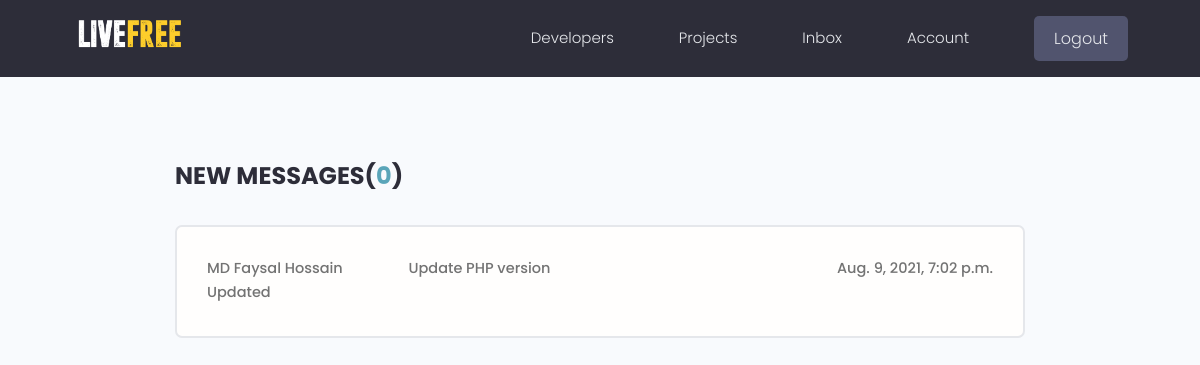
The app's page /inbox (signed in) with its own data.
### users/models.py (models this page shows, shortened)
class Message(models.Model):
    sender = models.ForeignKey(
        Profile, on_delete=models.SET_NULL, null=True, blank=True)
    recipient = models.ForeignKey(
        Profile, on_delete=models.SET_NULL, null=True, blank=True, related_name="messages")
    name = models.CharField(max_length=200, null=True, blank=True)
    email = models.EmailField(max_length=200, null=True, blank=True)
    subject = models.CharField(max_length=200, null=True, blank=True)
    body = models.TextField()
    is_read = models.BooleanField(default=False, null=True)
    created = models.DateTimeField(auto_now_add=True)
    id = models.UUIDField(default=uuid.uuid4, unique=True,
                          primary_key=True, editable=False)
    class Meta:
        ordering = ['is_read', '-created']

### users/views.py (the view)
# urls.py: path('inbox', views.inbox, name="inbox"),
@login_required(login_url='login')
def inbox(request):
    profile = request.user.profile
    messageRequests = profile.messages.all()
    unreadCount = messageRequests.filter(is_read=False).count()
    context = {'messageRequests': messageRequests, 'unreadCount': unreadCount}
    return render(request, 'users/inbox.html', context)

### users/templates/users/inbox.html
{% extends 'main.html' %}
{% block content %}
<main class="inbox my-xl">
  <div class="content-box">
    <h3 class="inbox__title">New Messages(<span>{{unreadCount}}</span>)</h3>
    <ul class="messages">
      {% for message in messageRequests %}
      {% if message.is_read == False %}
      <li class="message message--unread">
        {% else %}
      <li class="message">
        {% endif %}
        <a href="{% url 'message' message.id %}">
          <span class="message__author">{{message.name}}</span>
          <span class="message__subject">{{message.subject}}</span>
          <span class="message__date">{{message.created}}</span>
        </a>
      </li>
      {% endfor %}
    </ul>
  </div>
</main>
{% endblock content %}

### static/styles/app.css (style rules this page uses)
:root { --color-sub: #2d2d39; }
.content-box { width: 95%; max-width: 85rem; margin: 0 auto; }
.inbox { height: 90vh; }
.inbox__title, .inbox__title span { font-size: 2.4rem; font-weight: 700; color: var(--color-sub); text-transform: uppercase; text-align: left; margin-bottom: 3rem; }
.inbox__title span { color: var(--color-main); }
.messages { list-style: none; background: var(--color-white); padding: 0.5rem 3rem; border: 2px solid var(--color-light); border-radius: 0.7rem; }
.message { padding: 2.5rem 0; }
.message > a span { font-size: 1.45rem; font-weight: 500; }
.message > a { display: flex; gap: 1rem; }
.message__author, .message__date { flex-basis: 25%; }
.message__subject { flex-basis: 50%; }
.message__date { text-align: right; }

### static/uikit/styles/modules/_variables.css (style rules this page uses)
:root { --color-main: #5aa5b9; --color-main-light: #e6faff; --color-sub: #3f4156; --color-sub-light: #51546e; --color-sub-lighter: #ededfd; --color-text: #737373; --color-gray: #8b8b8b; --color-light: #e5e7eb; --color-light-gray: #767676; --color-bg: #f8fafd; --color-white: #fffefd; --color-white-light: #f3f3f3; --color-success: #359e64; --color-success-bg: #def8e8; --color-error: #fc4b0b; --color-error-bg: #fff2ee; --font-base: 'Poppins', arial, helvetica, 'Segoe UI', roboto, ubuntu, sans-serif; --font-monospace: 'Fira Code', 'Courier New', courier, monospace; --font-regular: 300; --font-medium: 500; --font-bold: 700; --generic-shadow: 1px 1px 5px #00000010; --generic-transition: all 0.3s ease-in-out; }

### static/uikit/styles/modules/_base.css (style rules this page uses)
* { margin: 0; padding: 0; box-sizing: border-box; text-rendering: optimizeLegibility; color: inherit; font-size: inherit; }
html { font-size: 50%; }
@media only screen and (min-width: 480px) { html { font-size: 56.25%; } }
@media only screen and (min-width: 1200px) { html { font-size: 62.5%; } }
body { line-height: 1.6; font-weight: 400; font-size: 1.5rem; color: var(--color-text); background-color: var(--color-bg); min-height: 100vh; }

### static/uikit/styles/modules/_typography.css (style rules this page uses)
* { font-family: var(--font-base); }
h3 { font-size: 3.2rem; font-weight: var(--font-medium); }
p, span, strong { font-size: 1.6rem; color: var(--color-text); font-weight: var(--font-regular); }
a { padding-bottom: 2px; text-decoration: none; display: inline-block; color: var(--color-main); font-weight: var(--font-medium); }

### static/uikit/styles/modules/_utilities.css (style rules this page uses)
.my-xl { margin: 8rem auto; }

### records on screen
Message: name "MD Faysal Hossain Updated", subject "Update PHP version", created "Aug. 9, 2021, 7:02 p.m."

### other values on screen
{{ unreadCount }} "0"
